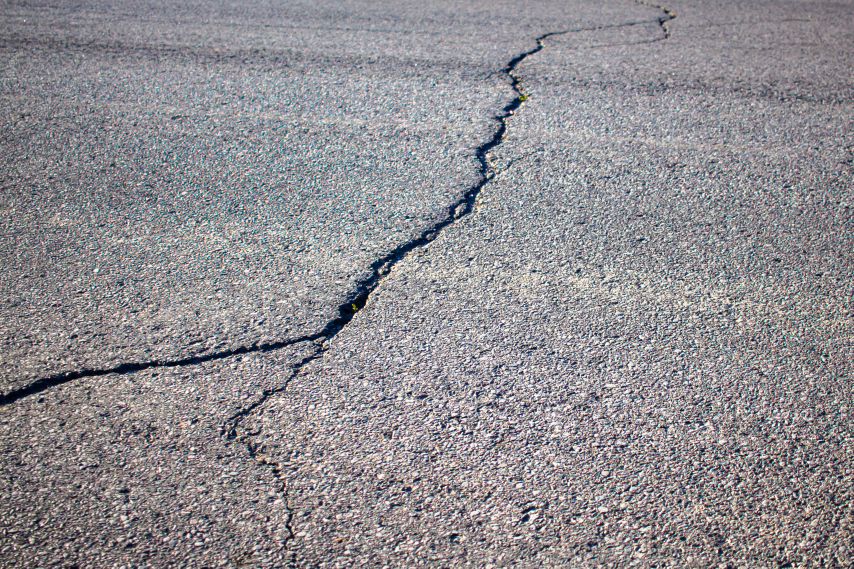
#> input picture ml_model/dataset/crack/crack_0.jpeg, 2560 x 1706 px (shown at 1/3 size); its folder holds only this picture in this run
$ python -i dataset_utils.py   (imports and definitions only)
#> lines starting #> are read from the running program, lines starting #| are printed output that depends on the picture
import os
import cv2
import numpy as np
import tensorflow as tf
from tensorflow.keras.preprocessing.image import ImageDataGenerator

IMG_SIZE = 224
BATCH_SIZE = 32
VALIDATION_SPLIT = 0.2 # 20% of data will be used for validation/testing

from PIL import Image

def load_and_preprocess_image(path):
    """Loads an image, resizes, denoises, and enhances contrast for the model."""
#> called with path = 'dataset/crack/crack_0.jpeg'
    try:
        img = Image.open(path)
#> img is the input picture: PIL image 2560x1706 RGB; mean R, G, B 143.6, 140.9, 144.9
        img = img.convert('RGB')
        img = img.resize((IMG_SIZE, IMG_SIZE))
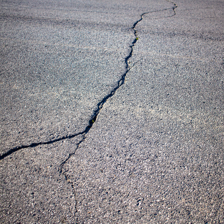
#> img: PIL image 224x224 RGB; mean R, G, B 143.7, 140.9, 144.9
        img = np.array(img)
        # Denoising (OpenCV fastNlMeansDenoisingColored)
        import cv2
        img = cv2.fastNlMeansDenoisingColored(img, None, 10, 10, 7, 21)
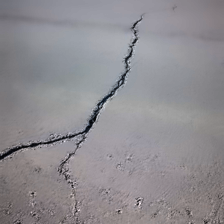
#> img: shape (224, 224, 3); mean R, G, B 142.9, 140.4, 144.9
        # Contrast enhancement (CLAHE)
        lab = cv2.cvtColor(img, cv2.COLOR_RGB2LAB)
#> lab: shape (224, 224, 3); mean of channels 0, 1, 2 149.6, 129.9, 126
        l, a, b = cv2.split(lab)
        clahe = cv2.createCLAHE(clipLimit=2.0, tileGridSize=(8,8))
        cl = clahe.apply(l)
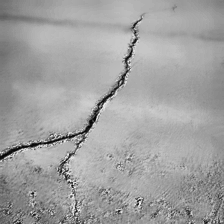
#> cl: shape (224, 224); min 1, max 247, mean 161.1
        limg = cv2.merge((cl,a,b))
#> limg: shape (224, 224, 3); mean of channels 0, 1, 2 161.1, 129.9, 126
        img = cv2.cvtColor(limg, cv2.COLOR_LAB2RGB)
        img = img / 255.0  # Normalize
        return img
    except Exception as e:
        print(f"Error loading image {path}: {e}")
        return None

# [62 lines left out: functions verify_images, create_data_generators, not called in this run]

>>> result = load_and_preprocess_image('dataset/crack/crack_0.jpeg')

$ run again, on ml_model/dataset/crack/crack_40.jpeg
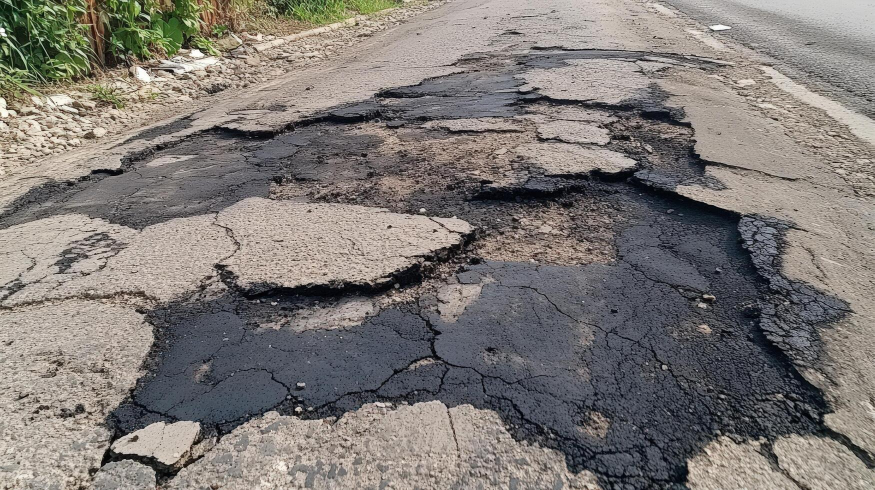
#> input picture ml_model/dataset/crack/crack_40.jpeg, 1749 x 980 px (shown at 1/2 size)
#> in load_and_preprocess_image, img is the input picture: PIL image 1749x980 RGB; mean R, G, B 126.5, 121.4, 117.6
#> lab: shape (224, 224, 3); mean of channels 0, 1, 2 129, 129.2, 130.1
#> in load_and_preprocess_image, `l, a, b = cv2.split(lab)`:
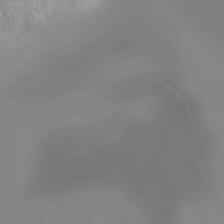
#> b: shape (224, 224); min 117, max 161, mean 130.1
#> limg: shape (224, 224, 3); mean of channels 0, 1, 2 144.9, 129.2, 130.1
#> in load_and_preprocess_image, `img = cv2.cvtColor(limg, cv2.COLOR_LAB2RGB)`:
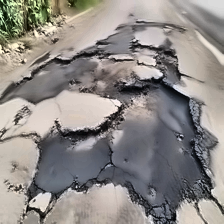
#> img: shape (224, 224, 3); mean R, G, B 142.1, 137.6, 134.4

$ run again, on ml_model/dataset/crack/crack_11.jpg
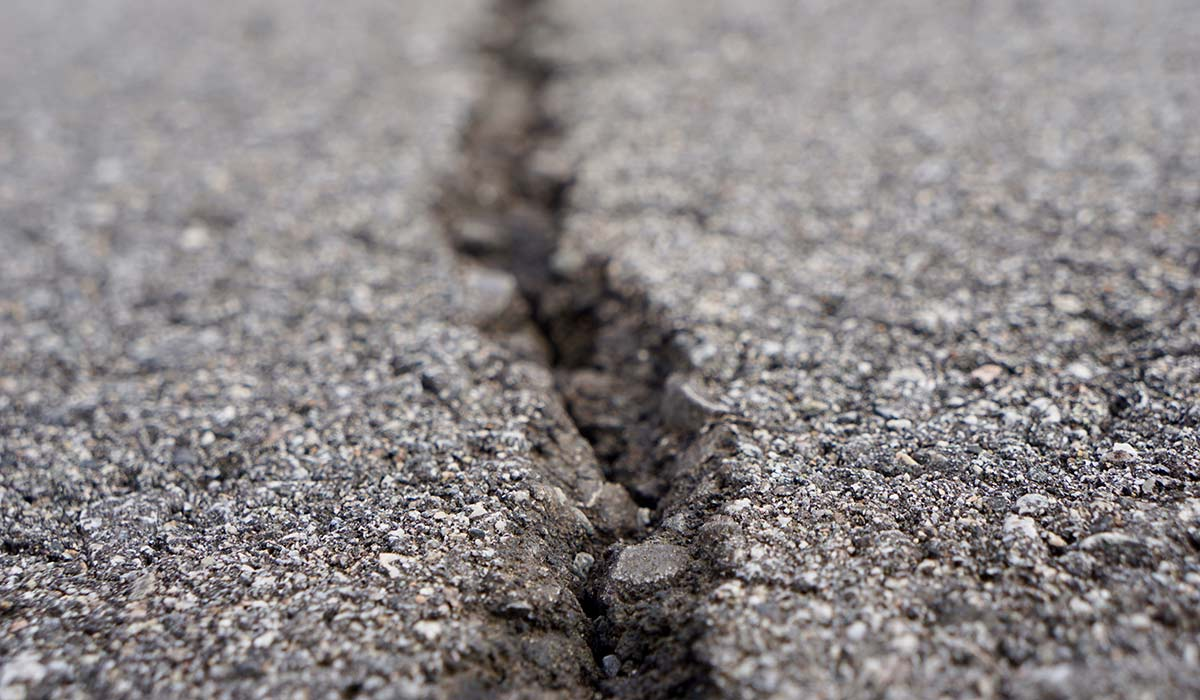
#> input picture ml_model/dataset/crack/crack_11.jpg, 1200 x 700 px
#> in load_and_preprocess_image, img is the input picture: PIL image 1200x700 RGB; mean R, G, B 137.8, 132.8, 133.6
#> in load_and_preprocess_image, `img = cv2.fastNlMeansDenoisingColored(img, None, 10, 10, 7, 21)`:
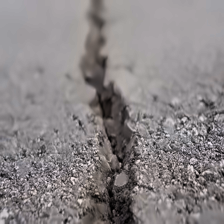
#> img: shape (224, 224, 3); mean R, G, B 137.4, 132.3, 133.5
#> lab: shape (224, 224, 3); mean of channels 0, 1, 2 141.2, 130.1, 128
#> in load_and_preprocess_image, `cl = clahe.apply(l)`:
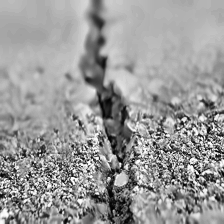
#> cl: shape (224, 224); min 1, max 255, mean 153
#> limg: shape (224, 224, 3); mean of channels 0, 1, 2 153, 130.1, 128

$ run again, on ml_model/dataset/crack/crack_12.png
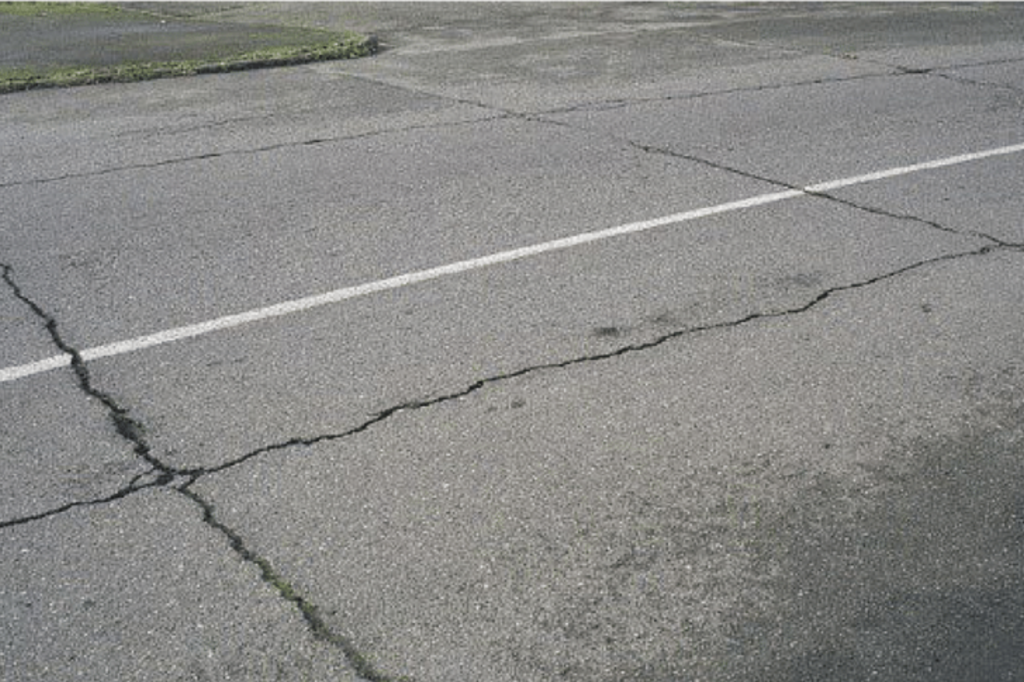
#> input picture ml_model/dataset/crack/crack_12.png, 1024 x 682 px
#> in load_and_preprocess_image, img is the input picture: PIL image 1024x682 RGBA; mean R, G, B, A 136.4, 136.3, 133.9, 255
#> in load_and_preprocess_image, `img = cv2.fastNlMeansDenoisingColored(img, None, 10, 10, 7, 21)`:
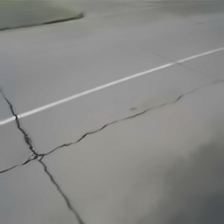
#> img: shape (224, 224, 3); mean R, G, B 135.8, 135.9, 133.6
#> lab: shape (224, 224, 3); mean of channels 0, 1, 2 144.3, 127.5, 129.2
#> in load_and_preprocess_image, `cl = clahe.apply(l)`:
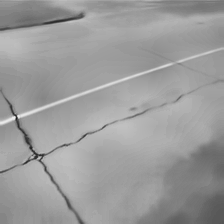
#> cl: shape (224, 224); min 29, max 238, mean 155.5
#> limg: shape (224, 224, 3); mean of channels 0, 1, 2 155.5, 127.5, 129.2
